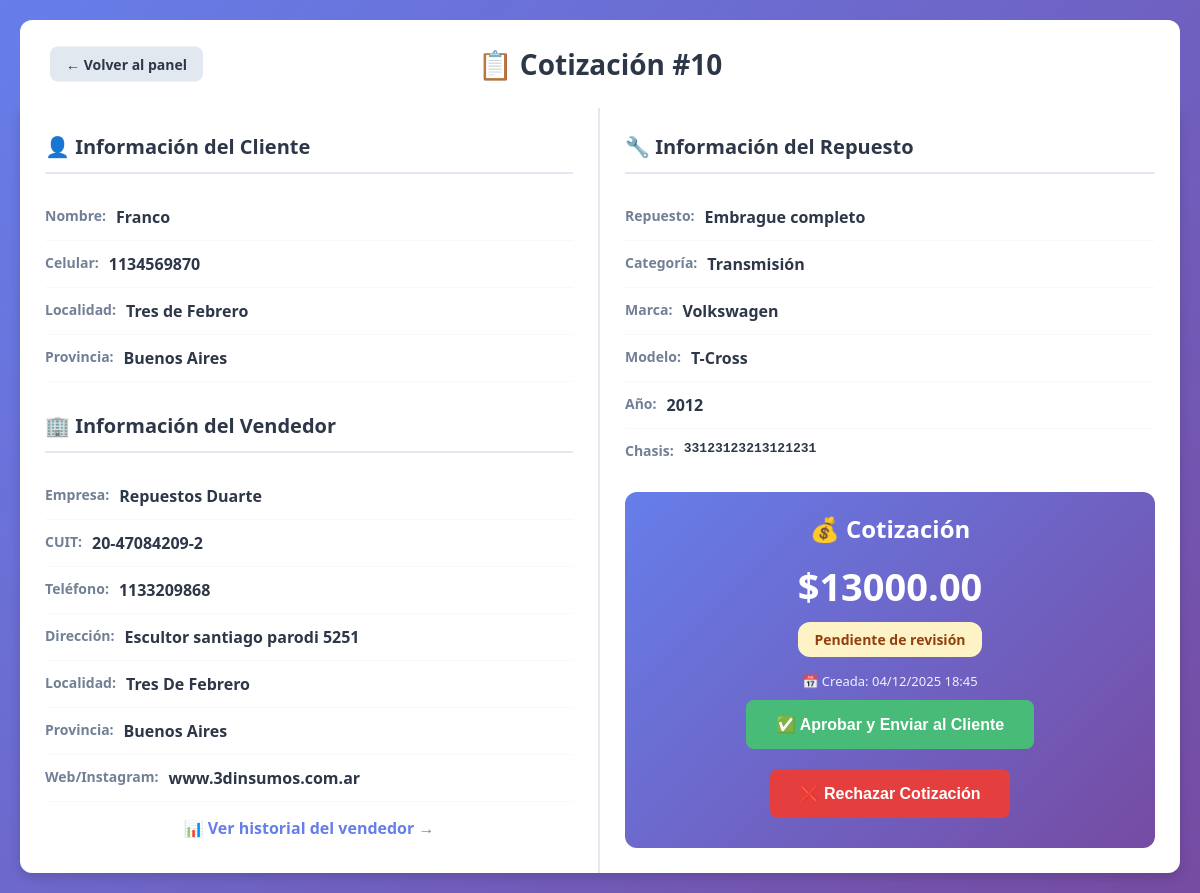
The page /vender/admin/cotizacion/10/ (signed in) on the database its author committed.
### core/models.py (models this page shows, shortened)
class Cotizacion(models.Model):
    ESTADOS = [
        ("pendiente", "Pendiente de revisión"),
        ("enviada", "Enviada al cliente"),
        ("rechazada", "Rechazada"),
        ("cliente_interesado", "Cliente interesado"),
    ]
    solicitud = models.ForeignKey(
        SolicitudCompra,
        on_delete=models.CASCADE,
        related_name="cotizaciones"
    )
    vendedor = models.ForeignKey(
        VendedorEmpresa,
        on_delete=models.CASCADE,
        related_name="cotizaciones"
    )
    precio = models.DecimalField(max_digits=12, decimal_places=2, verbose_name="Precio")
    comentarios = models.TextField(blank=True, verbose_name="Comentarios")
    estado = models.CharField(
        max_length=20,
        choices=ESTADOS,
        default="pendiente",
        verbose_name="Estado"
    )
    fecha_creacion = models.DateTimeField(auto_now_add=True)
    fecha_envio = models.DateTimeField(null=True, blank=True)
    class Meta:
        verbose_name = "Cotización"
        verbose_name_plural = "Cotizaciones"
        unique_together = ['solicitud', 'vendedor']
        ordering = ['-fecha_creacion']

class SolicitudCompra(models.Model):
    URGENCIA_CHOICES = [
        ('baja', 'Baja - Puedo esperar'),
        ('media', 'Media - Lo necesito pronto'),
        ('alta', 'Alta - Urgente'),
        ('super_alta', 'Super Alta - Muy Urgente (en hora)'),
    ]
    CATEGORIA_CHOICES = [
        ('motor', 'Motor'),
        ('transmision', 'Transmisión'),
        ('suspension', 'Suspensión'),
        ('frenos', 'Frenos'),
        ('electrico', 'Sistema Eléctrico'),
        ('carroceria', 'Carrocería'),
        ('interior', 'Interior'),
        ('otros', 'Otros'),
    ]
    marca_auto = models.CharField(max_length=100, verbose_name="Marca del Auto")
    modelo_auto = models.CharField(max_length=100, verbose_name="Modelo del Auto", blank=True)
    año_auto = models.IntegerField(verbose_name="Año del Auto", null=True, blank=True)
    nro_chasis = models.CharField(max_length=100, verbose_name="VIN/Número de Chasis", blank=True, default='')
    categoria_repuesto = models.CharField(max_length=50, choices=CATEGORIA_CHOICES, verbose_name="Categoría del Repuesto")
    repuesto_especifico = models.CharField(max_length=200, verbose_name="Repuesto Específico")
    descripcion_adicional = models.TextField(verbose_name="Descripción Adicional", blank=True)
    urgencia = models.CharField(max_length=20, choices=URGENCIA_CHOICES, verbose_name="Nivel de Urgencia")
    nombre = models.CharField(max_length=200, verbose_name="Nombre")
    celular = models.CharField(max_length=20, verbose_name="Celular", default='')
    localidad = models.CharField(max_length=200, verbose_name="Localidad", blank=True, default='')
    zona = models.CharField(max_length=200, verbose_name="Zona/Provincia", blank=True, default='')
    fecha_solicitud = models.DateTimeField(auto_now_add=True)
    activa = models.BooleanField(default=True)
    class Meta:
        verbose_name = "Solicitud de Compra"
        verbose_name_plural = "Solicitudes de Compra"
        ordering = ['-fecha_solicitud']

class VendedorEmpresa(models.Model):
    user = models.OneToOneField(User, on_delete=models.CASCADE, related_name='vendedor_empresa')
    nombre_empresa = models.CharField(max_length=200, verbose_name="Nombre de la Empresa")
    cuit = models.CharField(max_length=13, verbose_name="CUIT", unique=True)
    telefono = models.CharField(max_length=20, verbose_name="Teléfono")
    direccion = models.CharField(max_length=300, verbose_name="Dirección")
    localidad = models.CharField(max_length=200, verbose_name="Localidad")
    provincia = models.CharField(max_length=200, verbose_name="Provincia")
    web_ig = models.CharField(max_length=200, verbose_name="Web/Instagram", blank=True)
    latitud = models.DecimalField(max_digits=10, decimal_places=7, verbose_name="Latitud", null=True, blank=True)
    longitud = models.DecimalField(max_digits=10, decimal_places=7, verbose_name="Longitud", null=True, blank=True)
    fecha_registro = models.DateTimeField(auto_now_add=True)
    activo = models.BooleanField(default=True)
    class Meta:
        verbose_name = "Vendedor Empresa"
        verbose_name_plural = "Vendedores Empresas"

### quiero_vender/views.py (the view, shortened to what this page needs)
# urls.py: path('admin/cotizacion/<int:cotizacion_id>/', views.detalle_cotizacion, name='detalle_cotizacion'),
@staff_member_required
def detalle_cotizacion(request, cotizacion_id):
    cotizacion = get_object_or_404(
        Cotizacion.objects.select_related('solicitud', 'vendedor', 'vendedor__user'),
        id=cotizacion_id
    )
    context = {
        'cotizacion': cotizacion,
        'solicitud': cotizacion.solicitud,
        'vendedor': cotizacion.vendedor,
    }
    return render(request, 'detalle_cotizacion.html', context)

### quiero_vender/templates/detalle_cotizacion.html (shortened to what this page needs)
{% load static %}
<!DOCTYPE html>
<html lang="es">
<head>
</head>
<body>
    <div class="container">
        <div class="header">
            <a href="{% url 'admin_cotizaciones' %}" class="btn-back">← Volver al panel</a>
            <h1>📋 Cotización #{{ cotizacion.id }}</h1>
        </div>
        <div class="main-content">
            <div class="details-grid">
                <div class="column-left">
                    <div class="info-card-client">
                        <h2>👤 Información del Cliente</h2>
                        <div class="info-row">
                            <span class="info-label">Nombre:</span>
                            <span class="info-value">{{ solicitud.nombre }}</span>
                        </div>
                        <div class="info-row">
                            <span class="info-label">Celular:</span>
                            <span class="info-value">{{ solicitud.celular }}</span>
                        </div>
                        <div class="info-row">
                            <span class="info-label">Localidad:</span>
                            <span class="info-value">{{ solicitud.localidad }}</span>
                        </div>
                        <div class="info-row">
                            <span class="info-label">Provincia:</span>
                            <span class="info-value">{{ solicitud.zona }}</span>
                        </div>
                        <h2 style="margin-top: 30px;">🏢 Información del Vendedor</h2>
                        <div class="info-row">
                            <span class="info-label">Empresa:</span>
                            <span class="info-value">{{ vendedor.nombre_empresa }}</span>
                        </div>
                        <div class="info-row">
                            <span class="info-label">CUIT:</span>
                            <span class="info-value">{{ vendedor.cuit }}</span>
                        </div>
                        <div class="info-row">
                            <span class="info-label">Teléfono:</span>
                            <span class="info-value">{{ vendedor.telefono }}</span>
                        </div>
                        <div class="info-row">
                            <span class="info-label">Dirección:</span>
                            <span class="info-value">{{ vendedor.direccion }}</span>
                        </div>
                        <div class="info-row">
                            <span class="info-label">Localidad:</span>
                            <span class="info-value">{{ vendedor.localidad }}</span>
                        </div>
                        <div class="info-row">
                            <span class="info-label">Provincia:</span>
                            <span class="info-value">{{ vendedor.provincia }}</span>
                        </div>
                        {% if vendedor.web_ig %}
                        <div class="info-row">
                            <span class="info-label">Web/Instagram:</span>
                            <span class="info-value">{{ vendedor.web_ig }}</span>
                        </div>
                        {% endif %}
                        <div style="margin-top: 15px; text-align: center;">
                            <a href="{% url 'perfil_vendedor_admin' vendedor.id %}"
                               style="color: #667eea; text-decoration: none; font-weight: 600;">
                                📊 Ver historial del vendedor →
                            </a>
                        </div>
                    </div>
                </div>
                <div class="column-right">
                    <div class="repuesto-section">
                        <h2>🔧 Información del Repuesto</h2>
                        <div class="info-row">
                            <span class="info-label">Repuesto:</span>
                            <span class="info-value">{{ solicitud.repuesto_especifico }}</span>
                        </div>
                        <div class="info-row">
                            <span class="info-label">Categoría:</span>
                            <span class="info-value">{{ solicitud.get_categoria_repuesto_display }}</span>
                        </div>
                        <div class="info-row">
                            <span class="info-label">Marca:</span>
                            <span class="info-value">{{ solicitud.marca_auto }}</span>
                        </div>
                        <div class="info-row">
                            <span class="info-label">Modelo:</span>
                            <span class="info-value">{{ solicitud.modelo_auto|default:"-" }}</span>
                        </div>
                        <div class="info-row">
                            <span class="info-label">Año:</span>
                            <span class="info-value">{{ solicitud.año_auto|default:"-" }}</span>
                        </div>
                        <div class="info-row">
                            <span class="info-label">Chasis:</span>
                            <span class="info-value" style="font-family: monospace;">{{ solicitud.nro_chasis|default:"-" }}</span>
                        </div>
                    </div>
                    <div class="cotizacion-card">
                        <h2>💰 Cotización</h2>
                        <div class="precio-grande">${{ cotizacion.precio }}</div>
                        <div style="text-align: center; margin: 10px 0;">
                            <span class="badge badge-{{ cotizacion.estado }}">
                                {{ cotizacion.get_estado_display }}
                            </span>
                        </div>
                        <div style="text-align:center; font-size: 13px; opacity: 0.9; margin-top: 15px;">
                            <div>📅 Creada: {{ cotizacion.fecha_creacion|date:"d/m/Y H:i" }}</div>
                        </div>
                        {% if cotizacion.estado == 'pendiente' %}
                        <div class="actions-card">
                            <form method="POST" style="display: inline;">
                                <button type="submit" class="btn-action btn-aprobar">
                                    ✅ Aprobar y Enviar al Cliente
                                </button>
                            </form>
                            <form method="POST" style="display: inline;">
                                <button type="submit" class="btn-action btn-rechazar"
                                        onclick="return confirm('¿Estás seguro de rechazar esta cotización?')">
                                    ❌ Rechazar Cotización
                                </button>
                            </form>
                        </div>
                        {% endif %}
                    </div>
                </div>
            </div>
        </div>
    </div>
</body>
</html>

### quiero_vender/templates/detalle_cotizacion.html (style rules this page uses)
* { margin: 0; padding: 0; box-sizing: border-box; }
body { font-family: 'Segoe UI', Tahoma, Geneva, Verdana, sans-serif; background: linear-gradient(135deg, #667eea 0%, #764ba2 100%); min-height: 100vh; padding: 20px; }
.container { max-width: 1200px; margin: 0 auto; }
.header { padding: 25px 30px; border-radius: 12px 12px 0 0; background-color: white; position: relative; }
.header h1 { font-size: 28px; color: #2d3748; text-align: center; margin: 0; }
.btn-back { position: absolute; left: 30px; top: 50%; transform: translateY(-50%); padding: 8px 16px; background: #e2e8f0; color: #2d3748; text-decoration: none; border-radius: 8px; font-weight: 600; transition: all 0.3s; font-size: 14px; }
.main-content { background: white; border-radius: 0 0 12px 12px; overflow: hidden; box-shadow: 0 4px 12px rgba(0,0,0,0.15); }
.details-grid { display: grid; grid-template-columns: 1fr 1fr; min-height: 500px; }
.column-left { padding: 25px; border-right: 2px solid #e2e8f0; }
.column-right { padding: 25px; }
.info-row { display: flex; gap: 10px; padding: 12px 0; border-bottom: 1px solid #f7fafc; }
.info-row:last-child { border-bottom: none; }
.info-label { font-weight: 600; color: #718096; font-size: 14px; white-space: nowrap; }
.info-value { color: #2d3748; font-weight: 600; }
.info-card-client { margin-bottom: 0; }
.info-card-client h2 { font-size: 20px; color: #2d3748; margin-bottom: 20px; padding-bottom: 12px; border-bottom: 2px solid #e2e8f0; display: flex; align-items: center; gap: 10px; }
.repuesto-section { margin-bottom: 20px; }
.repuesto-section h2 { font-size: 20px; color: #2d3748; margin-bottom: 20px; padding-bottom: 12px; border-bottom: 2px solid #e2e8f0; display: flex; align-items: center; gap: 10px; }
.cotizacion-card { background: linear-gradient(135deg, #667eea 0%, #764ba2 100%); color: white; border-radius: 12px; padding: 20px; }
.cotizacion-card h2 { color: white; border-bottom-color: rgba(255,255,255,0.3); text-align: center; display: flex; align-items: center; justify-content: center; gap: 10px; font-size: 24px; margin-bottom: 15px; }
.precio-grande { font-size: 38px; font-weight: 700; text-align: center; margin: 10px 0; }
.badge { padding: 8px 16px; border-radius: 12px; font-size: 14px; font-weight: 600; display: inline-block; }
.badge-pendiente { background: #fef3c7; color: #92400e; }
.actions-card { border-radius: 12px; text-align: center; }
.btn-action { padding: 15px 30px; border: none; border-radius: 8px; cursor: pointer; font-weight: 700; font-size: 16px; transition: all 0.3s; margin: 10px; display: inline-block; text-decoration: none; }
.btn-aprobar { background: #48bb78; color: white; }
.btn-rechazar { background: #e53e3e; color: white; }

### rows shown on the page
Cotizacion: id "10", precio "13000.00", estado "Pendiente de revisión", fecha_creacion "04/12/2025 18:45"
SolicitudCompra: nombre "Franco", celular "1134569870", localidad "Tres de Febrero", zona "Buenos Aires", repuesto_especifico "Embrague completo", categoria_repuesto "Transmisión", marca_auto "Volkswagen", modelo_auto "T-Cross", año_auto "2012", nro_chasis "33123123213121231"
VendedorEmpresa: nombre_empresa "Repuestos Duarte", cuit "20-47084209-2", telefono "1133209868", direccion "Escultor santiago parodi 5251", localidad "Tres De Febrero", provincia "Buenos Aires", web_ig "www.3dinsumos.com.ar"
